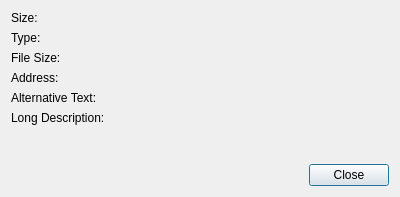
<?xml version="1.0" encoding="UTF-8"?>
<ui version="4.0">
 <class>Otter::ImagePropertiesDialog</class>
 <widget class="QDialog" name="Otter::ImagePropertiesDialog">
  <property name="geometry">
   <rect>
    <x>0</x>
    <y>0</y>
    <width>400</width>
    <height>197</height>
   </rect>
  </property>
  <property name="windowTitle">
   <string>Image Properties</string>
  </property>
  <layout class="QVBoxLayout" name="verticalLayout">
   <item>
    <layout class="QFormLayout" name="formLayout">
     <item row="0" column="0">
      <widget class="QLabel" name="sizeLabel">
       <property name="text">
        <string>Size:</string>
       </property>
      </widget>
     </item>
     <item row="1" column="0">
      <widget class="QLabel" name="typeLabel">
       <property name="text">
        <string>Type:</string>
       </property>
      </widget>
     </item>
     <item row="2" column="0">
      <widget class="QLabel" name="fileSizeLabel">
       <property name="text">
        <string>File Size:</string>
       </property>
      </widget>
     </item>
     <item row="3" column="0">
      <widget class="QLabel" name="addressLabel">
       <property name="text">
        <string>Address:</string>
       </property>
      </widget>
     </item>
     <item row="4" column="0">
      <widget class="QLabel" name="alternativeTextLabel">
       <property name="text">
        <string>Alternative Text:</string>
       </property>
      </widget>
     </item>
     <item row="5" column="0">
      <widget class="QLabel" name="longDescriptionLabel">
       <property name="text">
        <string>Long Description:</string>
       </property>
      </widget>
     </item>
     <item row="0" column="1">
      <widget class="Otter::TextLabelWidget" name="sizeLabelWidget" native="true"/>
     </item>
     <item row="1" column="1">
      <widget class="Otter::TextLabelWidget" name="typeLabelWidget" native="true"/>
     </item>
     <item row="2" column="1">
      <widget class="Otter::TextLabelWidget" name="fileSizeLabelWidget" native="true"/>
     </item>
     <item row="4" column="1">
      <widget class="Otter::TextLabelWidget" name="alternativeTextLabelWidget" native="true"/>
     </item>
     <item row="3" column="1">
      <widget class="Otter::TextLabelWidget" name="addressLabelWidget" native="true"/>
     </item>
     <item row="5" column="1">
      <widget class="Otter::TextLabelWidget" name="longDescriptionLabelWidget" native="true"/>
     </item>
    </layout>
   </item>
   <item>
    <widget class="QDialogButtonBox" name="buttonBox">
     <property name="orientation">
      <enum>Qt::Horizontal</enum>
     </property>
     <property name="standardButtons">
      <set>QDialogButtonBox::Close</set>
     </property>
    </widget>
   </item>
  </layout>
 </widget>
 <customwidgets>
  <customwidget>
   <class>Otter::TextLabelWidget</class>
   <extends>QWidget</extends>
   <header>src/ui/TextLabelWidget.h</header>
   <container>1</container>
  </customwidget>
 </customwidgets>
 <resources/>
 <connections>
  <connection>
   <sender>buttonBox</sender>
   <signal>accepted()</signal>
   <receiver>Otter::ImagePropertiesDialog</receiver>
   <slot>accept()</slot>
   <hints>
    <hint type="sourcelabel">
     <x>248</x>
     <y>254</y>
    </hint>
    <hint type="destinationlabel">
     <x>157</x>
     <y>274</y>
    </hint>
   </hints>
  </connection>
  <connection>
   <sender>buttonBox</sender>
   <signal>rejected()</signal>
   <receiver>Otter::ImagePropertiesDialog</receiver>
   <slot>reject()</slot>
   <hints>
    <hint type="sourcelabel">
     <x>316</x>
     <y>260</y>
    </hint>
    <hint type="destinationlabel">
     <x>286</x>
     <y>274</y>
    </hint>
   </hints>
  </connection>
 </connections>
</ui>
